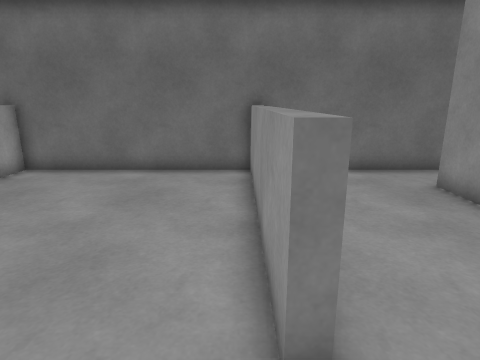
[1] (above)

20 first-person views from a walk through a scene from a Unity 3-D project. The camera is 1.3 m above the floor, tilts 14° down and sees 75° across. The floor is counted in squares, 0.5 m on a side. Each view is taken from the middle of a square. On the plan, view 1 faces up. The plan holds only what a view shows up to about 20 squares ahead; the rest is blank. The place goes on beyond the plan. The player is left out.

[2]
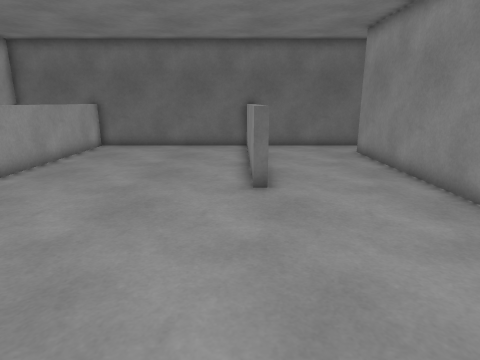

[3]
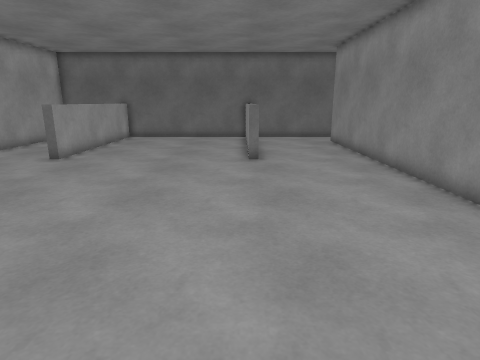

[4]
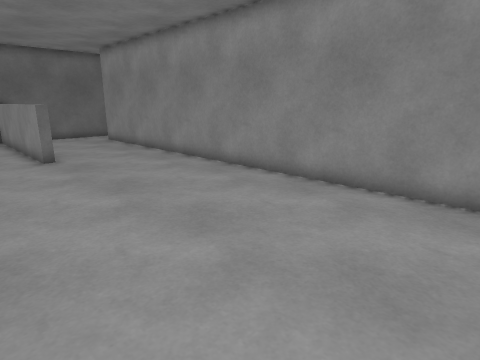

[5]
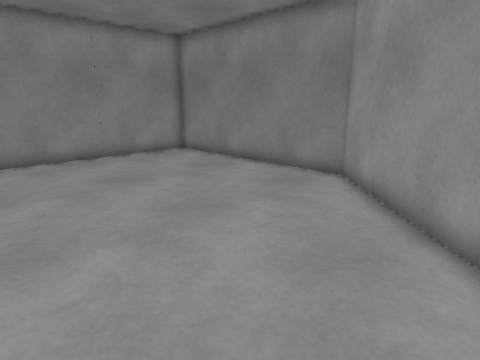

[6]
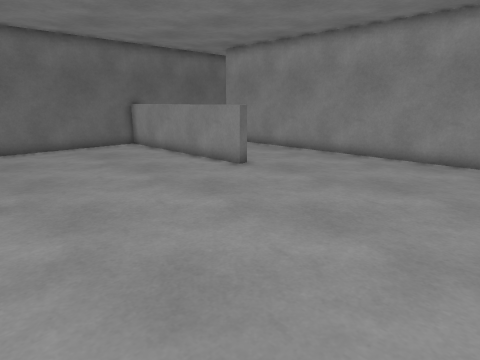

[7]
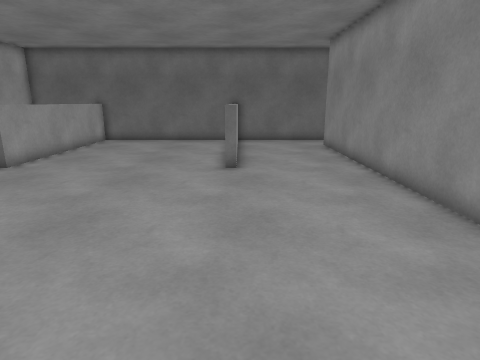

[8]
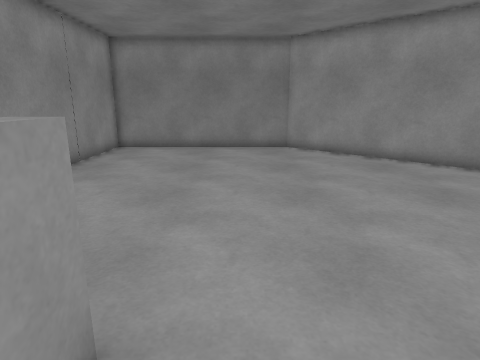

[9]
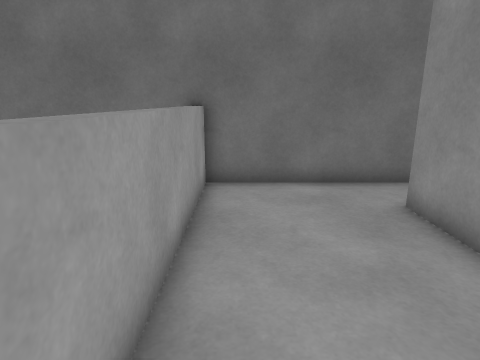

[10]
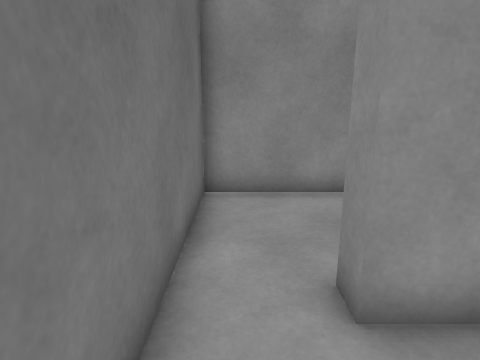

[11]
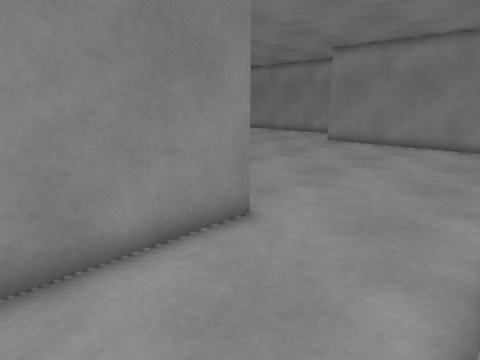

[12]
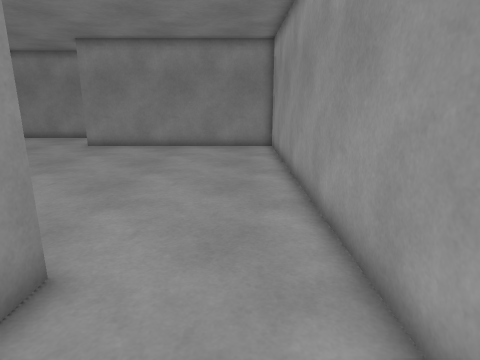

[13]
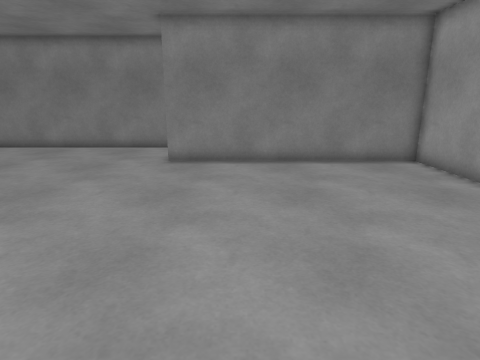

[14]
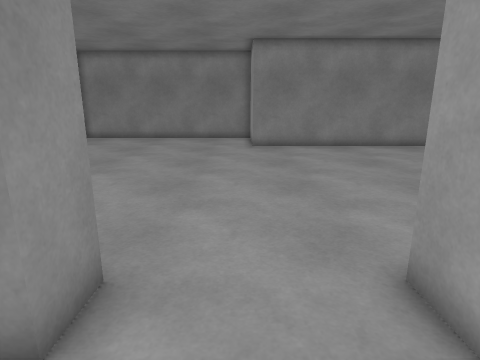

[15]
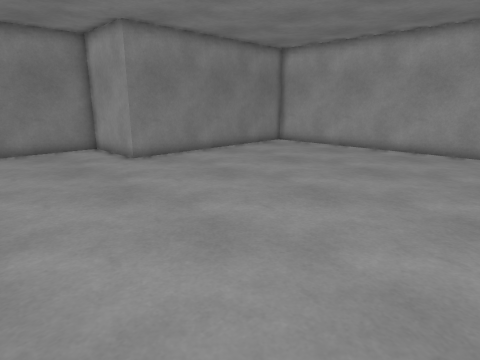

[16]
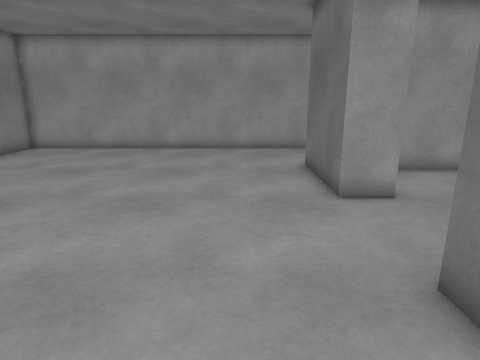

[17]
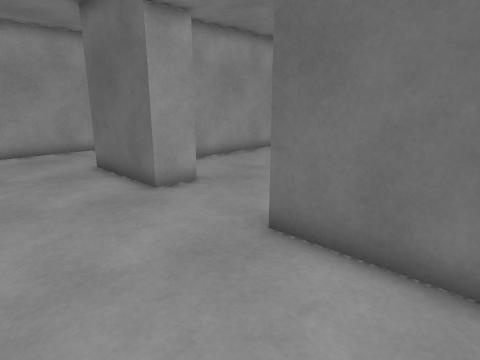

[18]
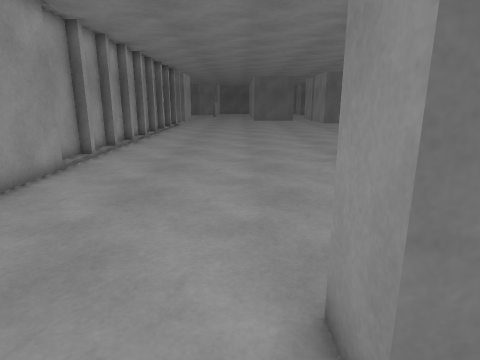

[19]
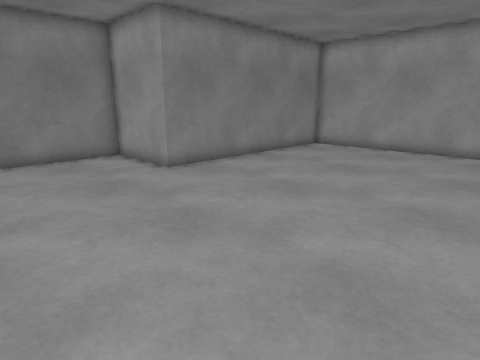

[20]
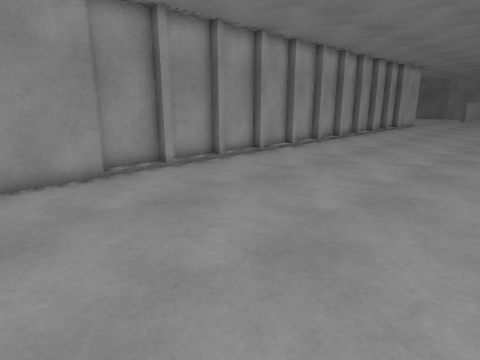

### Floor plan
Points are (right, up) in squares from view 1. A wall is a line through its corners. A room is listed if a view was taken in it or the views show most of it. See-through windows are left out.
Room 1 (views 1, 2, 3, 4, 5, 6, 7, 8, 9, 10, 11)
walls: (0.9, 2.4) (0.4, 2.4) (0.4, 12.1); (-9.5, -7.9) (-3.8, -13.5) (6.2, -13.5) (6.2, 9.6) (7.1, 9.6); (0.9, 12.1) (0.9, 3.1); (-8.4, 12.1) (-8.4, 2.4) (-9, 2.4); (7.4, 12) (-9.5, 12)
ways out: opening at (6.5, 10.5) to room 2
Room 2 (views 12, 13, 15, 16, 17, 18, 19)
walls: (16.5, 7.5) (16.5, 5.8) (11.9, 5.8) (11.9, 12) (7.4, 12); (24.6, 5.8) (21, 5.8) (21, 7.3); (7.1, 8) (7.1, -8.9) (18.2, -8.9) (18.2, -13.3) (25.5, -13.3)
ways out: opening at (6.5, 10.5) to room 1; opening at (18.5, 6.5) to room 3
Room 3 (views 14, 20)
walls: (13, 22.1) (13, 21.7) (12.4, 21.7) (12.4, 19.4); (13, 19.2) (13, 18.8) (12.4, 18.8) (12.4, 16.4); (13, 25) (13, 24.6) (12.4, 24.6) (12.4, 22.5); (13, 16.2) (13, 9.1); (13, 27.9) (13, 27.5) (12.4, 27.5) (12.4, 25.5); (12.4, 29.9) (12.4, 28.5); (21, 7.3) (21.4, 7.3)
ways out: opening at (18.5, 6.5) to room 2

Where each view was taken, in squares from view 1:
view 1: 0 up, 0 right, facing up
view 2: 7 down, 0 right, facing up
view 3: 12 down, 0 right, facing up
view 4: 13 down, 3 left, facing up-right
view 5: 3 down, 9 left, facing down-right
view 6: 7 down, 9 left, facing up-right
view 7: 10 down, 1 right, facing up
view 8: 5 up, 1 left, facing down
view 9: 2 up, 2 right, facing up
view 10: 11 up, 3 right, facing right
view 11: 11 up, 7 right, facing down-right
view 12: 10 up, 9 right, facing down
view 13: 5 up, 15 right, facing down
view 14: 10 up, 19 right, facing down
view 15: 5 up, 25 right, facing down-left
view 16: 3 up, 25 right, facing left
view 17: 1 up, 25 right, facing up-left
view 18: 4 up, 20 right, facing up
view 19: 2 up, 25 right, facing down-left
view 20: 12 up, 24 right, facing up-left
